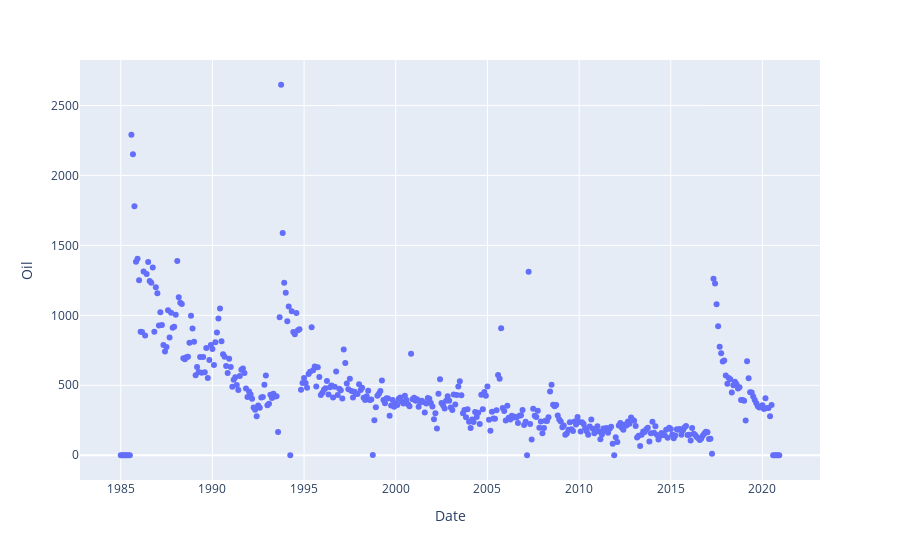

The cell this chart's notebook holds for it:
### Markdown cell above
### Plotting______________________________________________________________________________
<font color=red>Let's make a simple plot of the production of some random well.</font>

### Code cell
import plotly.express as px

#choosing a random well
api=528309

import plotly.graph_objects as go

HD_wells['Class_Color']=HD_wells['WELL_CLASS'].map({'I':'cyan','O':'green','MW':'black','D':'cyan'})
HD_wells_sub=HD_wells[HD_wells['APINO']==api]
fig = go.Figure(go.Scattermapbox(
    fill = 'none',
    lon = HD_wells['LON'], lat = HD_wells['LAT'],
    marker = { 'size': 6 ,'color':HD_wells['Class_Color']},
hovertext=HD_wells['APINO']))

fig.update_layout(
    mapbox = {
        'style': "stamen-toner",
        'center': {'lon': HD_wells['LON'].mean(), 'lat': HD_wells['LAT'].mean() },
        'zoom': 9.25},
    showlegend = False)
fig2 = go.Figure(go.Scattermapbox(
    fill = 'none',
    lon = HD_wells_sub['LON'], lat = HD_wells_sub['LAT'],
    marker = { 'size': 10 ,'color':'red'}))
fig.add_trace(fig2.data[0])

fig.update_layout(
    mapbox_style="white-bg",
    mapbox_layers=[
        {
            "below": 'traces',
            "sourcetype": "raster",
            "sourceattribution": "United States Geological Survey",
            "source": [
                "https://basemap.nationalmap.gov/arcgis/rest/services/USGSImageryOnly/MapServer/tile/{z}/{y}/{x}"
            ]
        }
      ])
fig.show()


#subset field production to get single well production data
dca_prd=df_HD_prd[df_HD_prd['APINO']==api]

#use plotly to create a simple scatter plot
fig2 = px.scatter(dca_prd, x="Date", y="Oil")
fig2.show()

### Figure 1 — Plotly figure (JSON) as saved in the notebook; plotly's stock layout.template omitted (floating-point values rounded to 4 significant figures; data arrays with more than 128 entries replaced by an {"elided": "..."} marker saying what was removed)
{"data": [{"hoverlabel": {"namelength": 0}, "hovertemplate": "Date=%{x}<br>Oil=%{y}", "legendgroup": "", "marker": {"color": "#636efa", "symbol": "circle"}, "mode": "markers", "name": "", "showlegend": false, "type": "scatter", "x": {"elided": "432 str values"}, "xaxis": "x", "y": {"elided": "432 int values"}, "yaxis": "y"}], "layout": {"legend": {"tracegroupgap": 0}, "margin": {"t": 60}, "xaxis": {"anchor": "y", "domain": [0, 1], "title": {"text": "Date"}}, "yaxis": {"anchor": "x", "domain": [0, 1], "title": {"text": "Oil"}}}}
